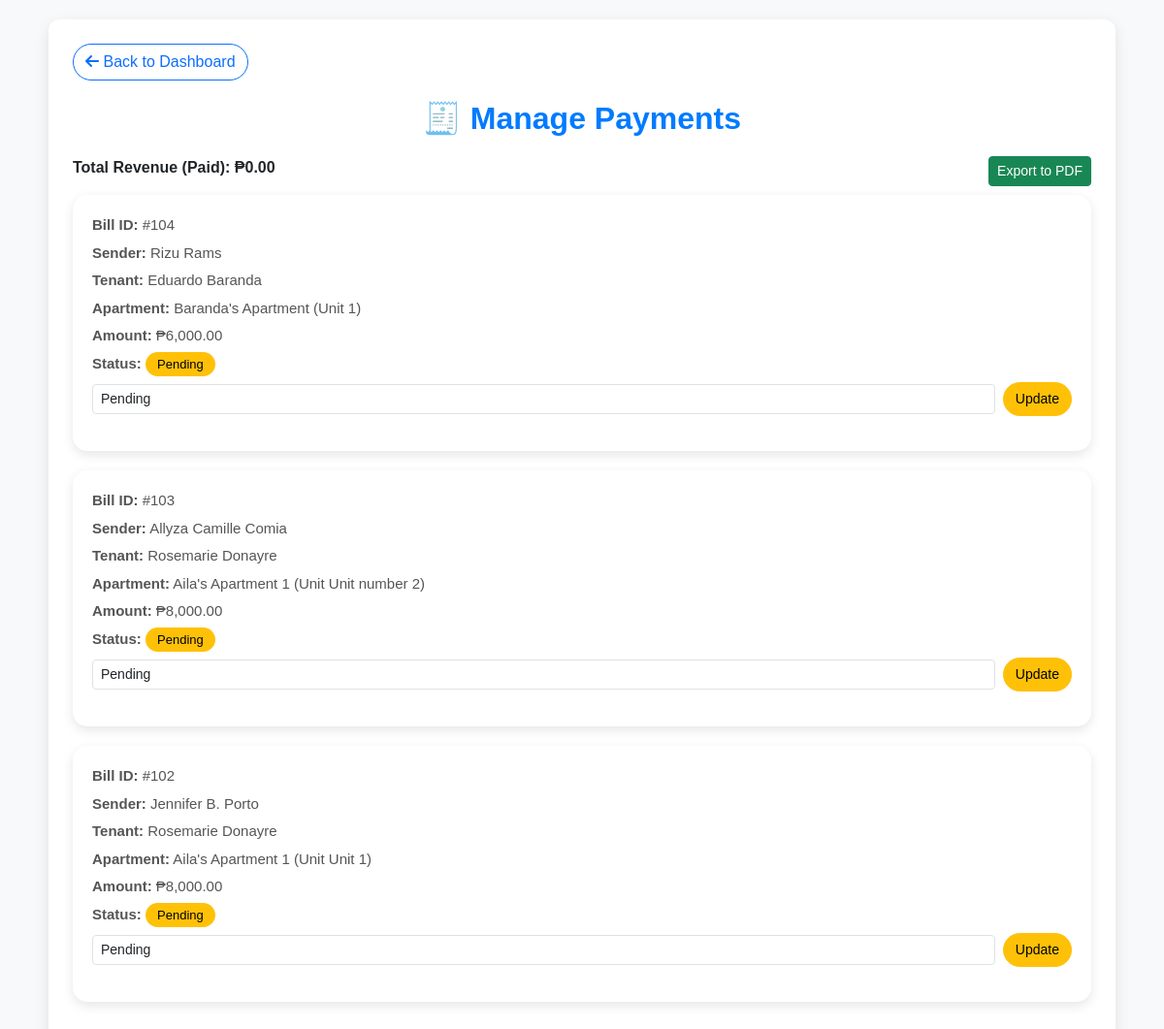
The app's page /admin/admin_manage_payments.php (signed in) with its own data.
### tables this page shows
CREATE TABLE `payments` (
  `id` int(11) NOT NULL,
  `sender_id` int(11) NOT NULL,
  `sender_type` enum('Admin','Landlord') NOT NULL,
  `receiver_id` int(11) NOT NULL,
  `receiver_type` enum('Tenant') NOT NULL DEFAULT 'Tenant',
  `apartment_id` int(11) NOT NULL,
  `unit_id` int(11) NOT NULL,
  `total_amount` decimal(10,2) NOT NULL,
  `payment_status` enum('Pending','Reviewing','Paid','Overdue','Pastdue') DEFAULT 'Pending',
  `payment_date` timestamp NOT NULL DEFAULT current_timestamp(),
  `payment_proof` varchar(255) DEFAULT NULL
);

CREATE TABLE `users` (
  `id` int(11) NOT NULL,
  `mobile` varchar(15) NOT NULL,
  `name` varchar(100) NOT NULL,
  `email` varchar(100) NOT NULL,
  `password` varchar(255) NOT NULL,
  `user_type` enum('Tenant','Landlord') NOT NULL,
  `created_at` timestamp NOT NULL DEFAULT current_timestamp(),
  `selected_apartment` int(11) DEFAULT NULL,
  `proof_image` varchar(255) DEFAULT NULL,
  `status` enum('Pending','Approved') DEFAULT 'Pending'
);

CREATE TABLE `apartments` (
  `id` int(11) NOT NULL,
  `name` varchar(255) NOT NULL,
  `location` varchar(255) NOT NULL,
  `location_link` text DEFAULT NULL,
  `price` decimal(10,2) NOT NULL,
  `features` text DEFAULT NULL,
  `image` varchar(255) DEFAULT 'default_apartment.jpg',
  `landlord_id` int(11) NOT NULL,
  `created_at` timestamp NOT NULL DEFAULT current_timestamp(),
  `apartment_type` enum('Studio','Loft','Duplex','Micro') NOT NULL DEFAULT 'Studio'
);

CREATE TABLE `apartment_units` (
  `id` int(11) NOT NULL,
  `apartment_id` int(11) NOT NULL,
  `unit_number` varchar(50) NOT NULL,
  `unit_status` enum('Available','Pending','Occupied') NOT NULL DEFAULT 'Available',
  `unit_price` decimal(10,2) NOT NULL,
  `unit_features` text DEFAULT NULL,
  `created_at` timestamp NOT NULL DEFAULT current_timestamp()
);

### admin/admin_manage_payments.php (the view, shortened to what this page needs)
<?php
include("../db_connect.php");
$query = "SELECT payments.*, sender.name AS sender_name, receiver.name AS receiver_name,
                 apartments.name AS apartment, apartment_units.unit_number
          FROM payments
          JOIN users AS sender ON payments.sender_id = sender.id
          JOIN users AS receiver ON payments.receiver_id = receiver.id
          JOIN apartments ON payments.apartment_id = apartments.id
          JOIN apartment_units ON payments.unit_id = apartment_units.id
          ORDER BY payments.payment_date DESC";
$result = mysqli_query($conn, $query);
$total_query = "SELECT SUM(total_amount) AS total FROM payments WHERE payment_status = 'Paid'";
$total_result = mysqli_query($conn, $total_query);
$total_data = mysqli_fetch_assoc($total_result);
$total_revenue = $total_data['total'] ?? 0;
?>
<!DOCTYPE html>
<html lang="en">
<head>
    <link href="https://cdnjs.cloudflare.com/ajax/libs/bootstrap/5.3.0/css/bootstrap.min.css" rel="stylesheet">
</head>
<body>
<div class="container-manage">
    <div class="back-btn">
        <a href="admin_dashboard.php" class="btn btn-outline-primary rounded-pill">
            <i class="fas fa-arrow-left"></i> Back to Dashboard
        </a>
    </div>
    <h2 class="header-title">🧾 Manage Payments</h2>
    <div class="mb-3">
        <strong>Total Revenue (Paid): ₱<?= number_format($total_revenue, 2) ?></strong>
        <a href="export_pdf.php" class="btn btn-success btn-sm float-end">Export to PDF</a>
    </div>
    <?php if (mysqli_num_rows($result) > 0): ?>
        <?php while ($row = mysqli_fetch_assoc($result)): ?>
            <div class="payment-card">
                <div class="payment-info">
                    <p><strong>Bill ID:</strong> #<?= $row['id'] ?></p>
                    <p><strong>Sender:</strong> <?= htmlspecialchars($row['sender_name']) ?></p>
                    <p><strong>Tenant:</strong> <?= htmlspecialchars($row['receiver_name']) ?></p>
                    <p><strong>Apartment:</strong> <?= htmlspecialchars($row['apartment']) ?> (Unit <?= htmlspecialchars($row['unit_number']) ?>)</p>
                    <p><strong>Amount:</strong> ₱<?= number_format($row['total_amount'], 2) ?></p>
                    <p><strong>Status:</strong>
                        <?php if ($row['payment_status'] == 'Paid'): ?>
                            <span class="badge-status badge-paid">Paid</span>
                        <?php elseif ($row['payment_status'] == 'Pending'): ?>
                            <span class="badge-status badge-pending">Pending</span>
                        <?php elseif ($row['payment_status'] == 'Reviewing'): ?>
                            <span class="badge-status badge-reviewing">Reviewing</span>
                        <?php else: ?>
                            <span class="badge bg-secondary">Unknown</span>
                        <?php endif; ?>
                    </p>
                </div>
                <form method="POST" class="d-flex align-items-center gap-2 mt-2">
                    <select name="status" class="form-control form-control-sm" required>
                        <option value="Pending" <?= $row['payment_status'] == 'Pending' ? 'selected' : '' ?>>Pending</option>
                    </select>
                    <button type="submit" name="update_payment" class="btn btn-warning btn-action">Update</button>
                </form>
            </div>
        <?php endwhile; ?>
    <?php else: ?>
        <p class="text-center text-muted">No payments found.</p>
    <?php endif; ?>
</div>
</body>
</html>

### admin/admin_manage_payments.php (style rules this page uses)
body { background: #f8f9fa; font-family: 'Poppins', sans-serif; padding: 20px; }
.container-manage { max-width: 1100px; margin: auto; background: white; padding: 25px; border-radius: 12px; box-shadow: 0px 5px 15px rgba(0,0,0,0.1); }
.header-title { text-align: center; font-weight: 700; color: #007bff; margin-bottom: 20px; }
.back-btn { margin-bottom: 20px; }
.payment-card { background: #ffffff; padding: 20px; border-radius: 15px; box-shadow: 0px 4px 12px rgba(0,0,0,0.1); margin-bottom: 20px; transition: all 0.3s ease; }
.payment-info p { margin-bottom: 6px; font-size: 15px; color: #555; }
.btn-action { padding: 6px 12px; font-size: 14px; border-radius: 20px; }
.badge-status { padding: 5px 12px; border-radius: 30px; font-size: 13px; }
.badge-pending { background: #ffc107; color: black; }

### records on screen
payments: id "104", sender.name "Rizu Rams", receiver.name "Eduardo Baranda", apartment.name "Baranda's Apartment", unit.unit_number "1", total_amount "6,000.00", shows "Pending", status "Pending"
payments: id "103", sender.name "Allyza Camille Comia", receiver.name "Rosemarie Donayre", apartment.name "Aila's Apartment 1", unit.unit_number "Unit number 2", total_amount "8,000.00", shows "Pending", status "Pending"
payments: id "102", sender.name "Jennifer B. Porto", receiver.name "Rosemarie Donayre", apartment.name "Aila's Apartment 1", unit.unit_number "Unit 1", total_amount "8,000.00", shows "Pending", status "Pending"

### other values on screen
$total_revenue "0.00"
